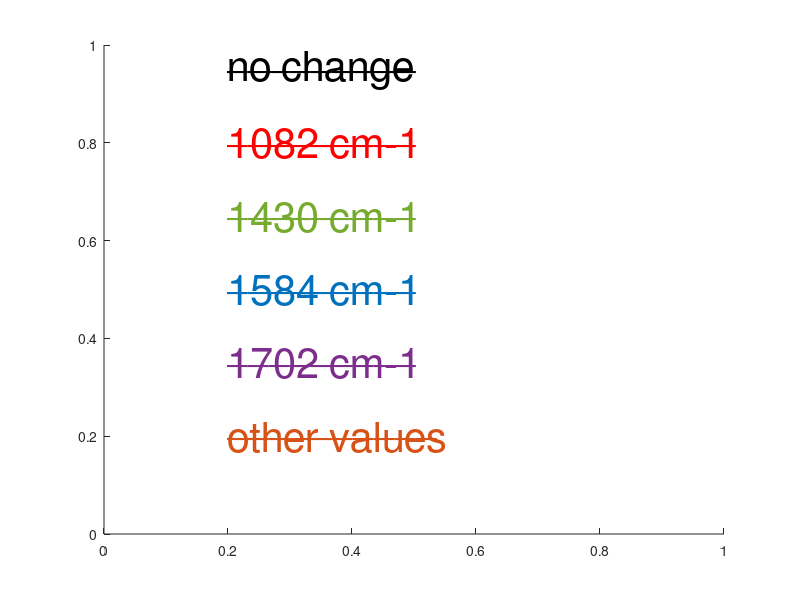

MATLAB code for this plot:
% Colors:
blue =    [0.0000, 0.4470, 0.7410];
rust =    [0.8500, 0.3250, 0.0980];
gold =    [0.9290, 0.6940, 0.1250];
purple =  [0.4940, 0.1840, 0.5560];
green =   [0.4660, 0.6740, 0.1880];
ciel =    [0.3010, 0.7450, 0.9330];
cherry =  [0.6350, 0.0780, 0.1840];
red =     [1.0, 0.0, 0.0];
black =   [0.0, 0.0, 0.0];

myTextFont = 30;
    
figure

x = 0.2;
y = 0.95;
z = 1.0;
deltaY = 0.15;
text(x, y, z, 'no change', 'Color', black, 'FontSize', myTextFont);
text(x, y, z, '_________', 'Color', black, 'FontSize', myTextFont);
y = y - deltaY;
text(x, y, z, '1082 cm-1', 'Color', red, 'FontSize', myTextFont);
text(x, y, z, '_________', 'Color', red, 'FontSize', myTextFont);
y = y - deltaY;
text(x, y, z, '1430 cm-1', 'Color', green, 'FontSize', myTextFont);
text(x, y, z, '_________', 'Color', green, 'FontSize', myTextFont);
y = y - deltaY;
text(x, y, z, '1584 cm-1', 'Color', blue, 'FontSize', myTextFont);
text(x, y, z, '_________', 'Color', blue, 'FontSize', myTextFont);
y = y - deltaY;
text(x, y, z, '1702 cm-1', 'Color', purple, 'FontSize', myTextFont);
text(x, y, z, '_________', 'Color', purple, 'FontSize', myTextFont);
y = y - deltaY;
text(x, y, z, 'other values', 'Color', rust, 'FontSize', myTextFont);
text(x, y, z, '__________', 'Color', rust, 'FontSize', myTextFont);
y = y - deltaY;

    